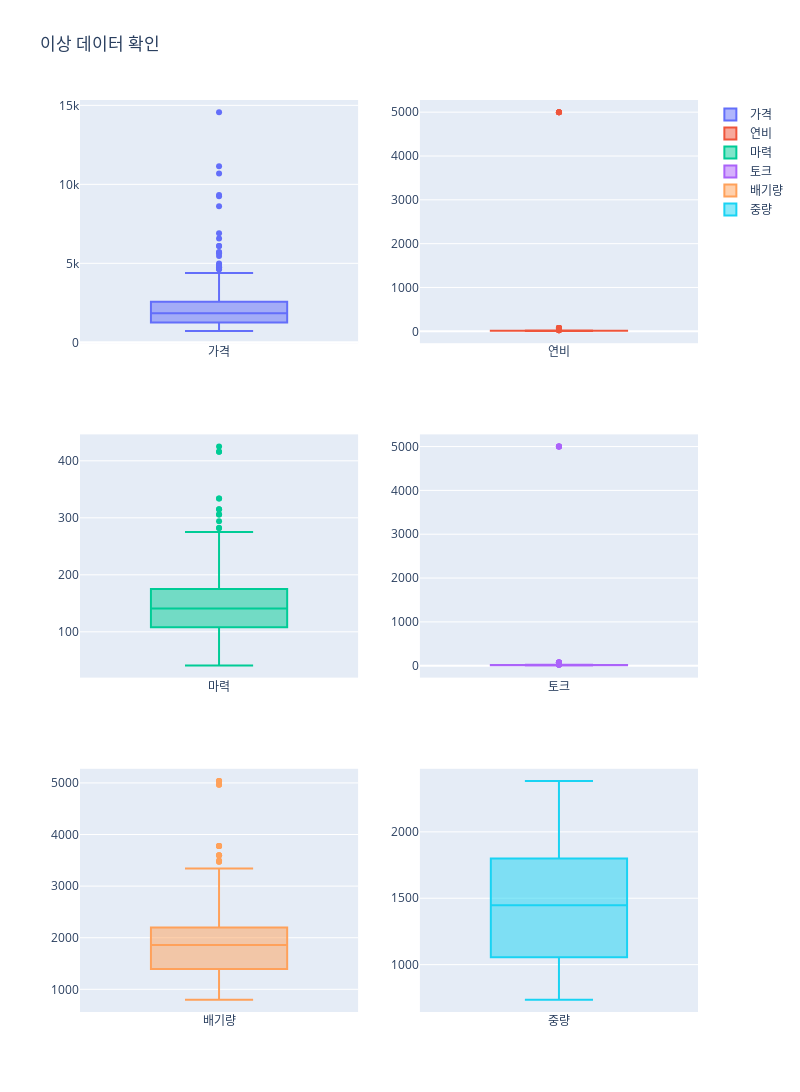

The code cell stored with this chart in its notebook:
### Markdown cell above
박스플롯을 통해 이상치 데이터가 존재하는지 확인  
**플로틀리**는 인터렉티브한 동적인 효과까지 있어서 box plot을 통해 이상치 데이터들의 실제 **값**까지 쉽게 확인 할 수 있다.

### Code cell
from plotly.subplots import make_subplots
import plotly.graph_objects as go

fig = make_subplots(rows=3, cols=2)

#가격 box plot
fig.add_trace(
    go.Box(y=df.가격, name="가격"),
    row=1, col=1
)

#연비 box plot
fig.add_trace(
    go.Box(y=df.연비, name="연비"),
    row=1, col=2
)

#마력 box plot
fig.add_trace(
    go.Box(y=df.마력, name="마력"),
    row=2, col=1
)

#토크 box plot
fig.add_trace(
    go.Box(y=df.연비, name="토크"),
    row=2, col=2
)

#배기량 box plot
fig.add_trace(
    go.Box(y=df.배기량, name="배기량"),
    row=3, col=1
)

#중량 box plot
fig.add_trace(
    go.Box(y=df.중량, name="중량"),
    row=3, col=2
)

fig.update_layout(height=1200, width=800, title_text="이상 데이터 확인")
fig.show()

### Figure 1 — Plotly figure (JSON) as saved in the notebook; plotly's stock layout.template omitted (floating-point values rounded to 4 significant figures; data arrays with more than 128 entries replaced by an {"elided": "..."} marker saying what was removed)
{"data": [{"name": "가격", "type": "box", "xaxis": "x", "y": {"elided": "409 int values"}, "yaxis": "y"}, {"name": "연비", "type": "box", "xaxis": "x2", "y": {"elided": "409 float values"}, "yaxis": "y2"}, {"name": "마력", "type": "box", "xaxis": "x3", "y": {"elided": "409 float values"}, "yaxis": "y3"}, {"name": "토크", "type": "box", "xaxis": "x4", "y": {"elided": "409 float values"}, "yaxis": "y4"}, {"name": "배기량", "type": "box", "xaxis": "x5", "y": {"elided": "409 float values"}, "yaxis": "y5"}, {"name": "중량", "type": "box", "xaxis": "x6", "y": {"elided": "409 float values"}, "yaxis": "y6"}], "layout": {"height": 1200, "title": {"text": "이상 데이터 확인"}, "width": 800, "xaxis": {"anchor": "y", "domain": [0, 0.45]}, "xaxis2": {"anchor": "y2", "domain": [0.55, 1]}, "xaxis3": {"anchor": "y3", "domain": [0, 0.45]}, "xaxis4": {"anchor": "y4", "domain": [0.55, 1]}, "xaxis5": {"anchor": "y5", "domain": [0, 0.45]}, "xaxis6": {"anchor": "y6", "domain": [0.55, 1]}, "yaxis": {"anchor": "x", "domain": [0.7333, 1]}, "yaxis2": {"anchor": "x2", "domain": [0.7333, 1]}, "yaxis3": {"anchor": "x3", "domain": [0.3667, 0.6333]}, "yaxis4": {"anchor": "x4", "domain": [0.3667, 0.6333]}, "yaxis5": {"anchor": "x5", "domain": [0, 0.2667]}, "yaxis6": {"anchor": "x6", "domain": [0, 0.2667]}}}
